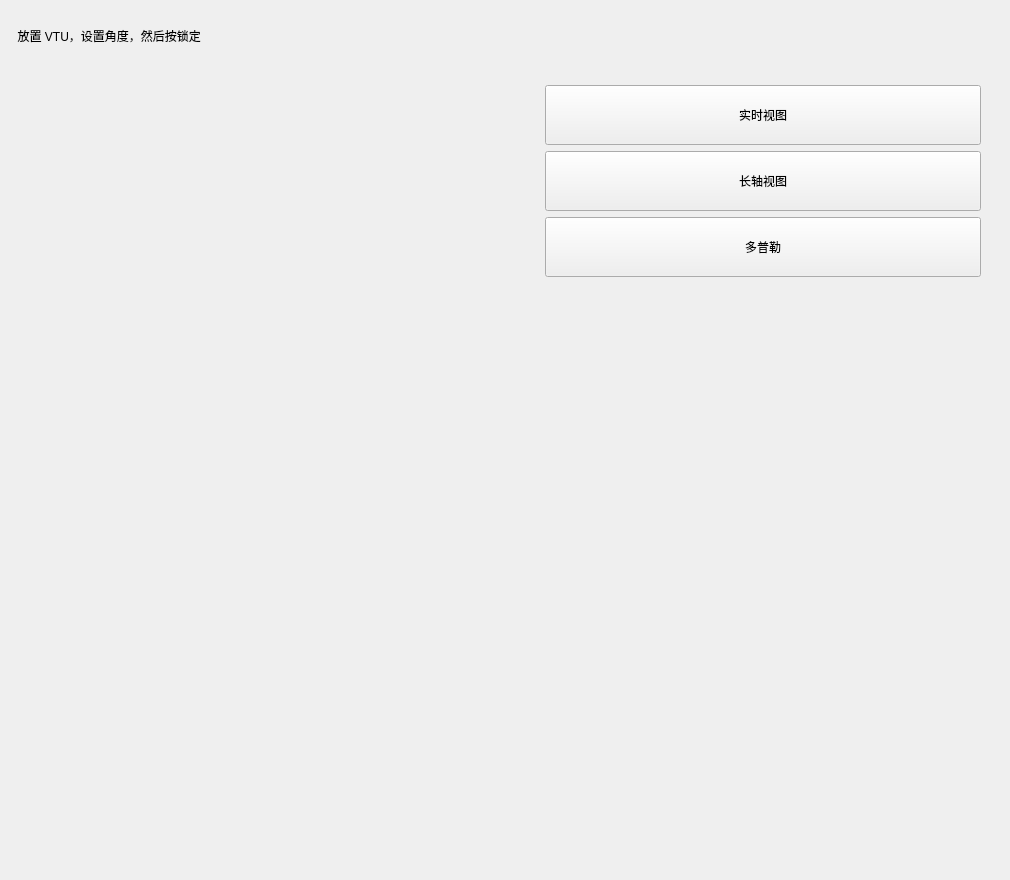
<?xml version="1.0" encoding="UTF-8"?>
<ui version="4.0">
 <class>UltrasoundPositioning</class>
 <widget class="qMRMLWidget" name="UltrasoundPositioning">
  <property name="geometry">
   <rect>
    <x>0</x>
    <y>0</y>
    <width>1010</width>
    <height>880</height>
   </rect>
  </property>
  <property name="maximumSize">
   <size>
    <width>16777215</width>
    <height>920</height>
   </size>
  </property>
  <property name="styleSheet">
   <string notr="true"/>
  </property>
  <layout class="QVBoxLayout" name="verticalLayout_4">
   <item>
    <layout class="QHBoxLayout" name="horizontalLayout" stretch="688">
     <property name="spacing">
      <number>0</number>
     </property>
     <property name="topMargin">
      <number>0</number>
     </property>
     <item>
      <widget class="QLabel" name="lbl_title1">
       <property name="minimumSize">
        <size>
         <width>0</width>
         <height>50</height>
        </size>
       </property>
       <property name="maximumSize">
        <size>
         <width>16777215</width>
         <height>50</height>
        </size>
       </property>
       <property name="text">
        <string>  放置 VTU，设置角度，然后按锁定</string>
       </property>
       <property name="alignment">
        <set>Qt::AlignLeading|Qt::AlignLeft|Qt::AlignVCenter</set>
       </property>
      </widget>
     </item>
    </layout>
   </item>
   <item>
    <widget class="QWidget" name="widget" native="true">
     <layout class="QHBoxLayout" name="horizontalLayout_2" stretch="514,454">
      <item>
       <widget class="QWidget" name="widget_3" native="true">
        <layout class="QVBoxLayout" name="verticalLayout_7">
         <item>
          <layout class="QHBoxLayout" name="horizontalLayout_23">
           <property name="rightMargin">
            <number>0</number>
           </property>
           <item>
            <spacer name="horizontalSpacer_2">
             <property name="orientation">
              <enum>Qt::Horizontal</enum>
             </property>
             <property name="sizeHint" stdset="0">
              <size>
               <width>40</width>
               <height>20</height>
              </size>
             </property>
            </spacer>
           </item>
           <item>
            <widget class="QWidget" name="widget_setting" native="true">
             <property name="minimumSize">
              <size>
               <width>30</width>
               <height>0</height>
              </size>
             </property>
            </widget>
           </item>
           <item>
            <spacer name="horizontalSpacer">
             <property name="orientation">
              <enum>Qt::Horizontal</enum>
             </property>
             <property name="sizeHint" stdset="0">
              <size>
               <width>40</width>
               <height>20</height>
              </size>
             </property>
            </spacer>
           </item>
          </layout>
         </item>
        </layout>
       </widget>
      </item>
      <item>
       <widget class="QWidget" name="widget_2" native="true">
        <property name="minimumSize">
         <size>
          <width>454</width>
          <height>0</height>
         </size>
        </property>
        <layout class="QVBoxLayout" name="verticalLayout_3">
         <item>
          <widget class="QPushButton" name="btn_display_liveview">
           <property name="minimumSize">
            <size>
             <width>0</width>
             <height>60</height>
            </size>
           </property>
           <property name="text">
            <string>实时视图</string>
           </property>
          </widget>
         </item>
         <item>
          <widget class="QPushButton" name="btn_longitudinal_view">
           <property name="minimumSize">
            <size>
             <width>0</width>
             <height>60</height>
            </size>
           </property>
           <property name="text">
            <string>长轴视图</string>
           </property>
          </widget>
         </item>
         <item>
          <widget class="QPushButton" name="btn_color">
           <property name="minimumSize">
            <size>
             <width>0</width>
             <height>60</height>
            </size>
           </property>
           <property name="text">
            <string>多普勒</string>
           </property>
          </widget>
         </item>
         <item>
          <spacer name="verticalSpacer_7">
           <property name="orientation">
            <enum>Qt::Vertical</enum>
           </property>
           <property name="sizeHint" stdset="0">
            <size>
             <width>20</width>
             <height>40</height>
            </size>
           </property>
          </spacer>
         </item>
        </layout>
       </widget>
      </item>
     </layout>
    </widget>
   </item>
  </layout>
 </widget>
 <customwidgets>
  <customwidget>
   <class>qMRMLWidget</class>
   <extends>QWidget</extends>
   <header>qMRMLWidget.h</header>
   <container>1</container>
  </customwidget>
 </customwidgets>
 <resources/>
 <connections/>
</ui>
